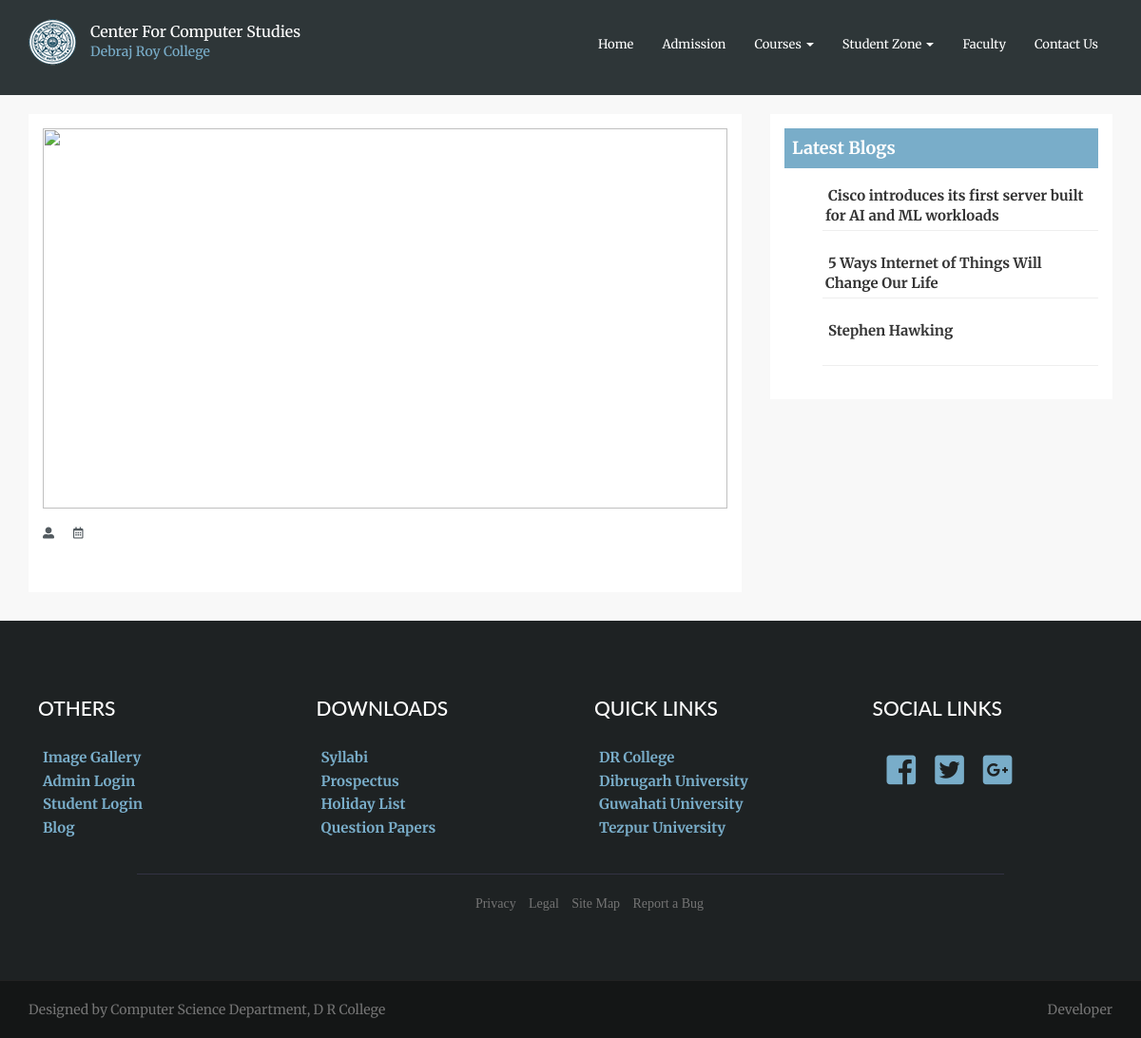
The page /blog-single.php on the database its author committed.
### tables this page shows
CREATE TABLE `blog` (
  `blog_id` int(11) NOT NULL,
  `blog_title` varchar(128) NOT NULL,
  `blog_author` varchar(100) NOT NULL,
  `author_type` varchar(10) NOT NULL,
  `id` int(11) NOT NULL,
  `blog_content` text NOT NULL,
  `submit_date` varchar(11) NOT NULL,
  `cover_image_name` varchar(200) NOT NULL,
  `status` varchar(14) NOT NULL
);

### blog-single.php (the view, shortened to what this page needs)
<?php
	include($_SERVER['DOCUMENT_ROOT'].'/ccs-dr/includes/header.php');
?>
</head>
<body>
	<?php
		include($_SERVER['DOCUMENT_ROOT'].'/ccs-dr/includes/nav.php');
	?>
	<div class="container" style="margin-top: 20px;">
		<div class="row">
			<div class="col-lg-8 col-md-8 col-sm-8">
				<div class="blog-single">
					<?php
						$id = mysqli_real_escape_string($conn, $_GET['id']);
						$sql = "SELECT * FROM blog WHERE blog_id='$id'";
					    $result = $conn->query($sql);
					    $row = mysqli_fetch_assoc($result);
					    echo"
					    <img src='//localhost/ccs-dr/img/blog/$row[cover_image_name]'>
					    <h3><b>$row[blog_title] </b></h3>
					    <h6><span class='fa fa-user-alt'></span> &nbsp; $row[blog_author] &nbsp; &nbsp;<i class='far fa-calendar-alt'></i>&nbsp; &nbsp; $row[submit_date]</h6><br>
					    <p>$row[blog_content]</p>";
					?>
				</div>
			</div>
			<div class="col-lg-4 col-md-4 col-sm-4">
				<div class="courses-sidebar">
					<div class="courses-sidebar-title">
						Latest Blogs
					</div>
					<div>
						<ul>
							<?php
							$sql = "SELECT * FROM blog WHERE status = 'Published' ORDER BY blog_id DESC LIMIT 5";
							$result = $conn->query($sql);
							while($row = mysqli_fetch_assoc($result)) {
								echo "<li><a href='//localhost/ccs-dr/blog-single?id=$row[blog_id]'>$row[blog_title]</a></li><hr>";
							}
							?>
						</ul>
					</div>
				</div>
			</div>
		</div>
	</div>
	<?php
		include($_SERVER['DOCUMENT_ROOT'].'/ccs-dr/includes/footer.php');
	?>
</body>
</html>

### css/style.css (style rules this page uses)
html { height: 100%; }
body { font-family: Arial, 'Helvetica', sans-serif; font-size: 14px; color: #535b60; margin: 0px; padding: 0px; background-color: #f8f8f8; height: 100%; }
a { color: #46cbd3; outline: 0; text-decoration: none; }
.courses-sidebar { background-color: #fff; padding: 15px; font-family: 'Merriweather', sans-serif }
.courses-sidebar-title { font-size: 18px; background-color: #79adc9; padding: 8px; color: #fff; font-weight: bold; margin-bottom: 15px; }
.courses-sidebar ul li { list-style: none; height: 30px; font-size: 15px; font-weight: bold; padding: 3px; }
.courses-sidebar ul li a { list-style: none; color: #343434; height: 30px; font-size: 15px; font-weight: bold; padding: 3px; text-decoration: none; }
.blog-single { background-color: #fff; padding: 15px; }
.blog-single img { width: 100%; height: 400px; }

### rows shown on the page
blog: blog_title "Cisco introduces its first server built for AI and ML workloads"
blog: blog_title "5 Ways Internet of Things Will Change Our Life"
blog: blog_title "Stephen Hawking"
